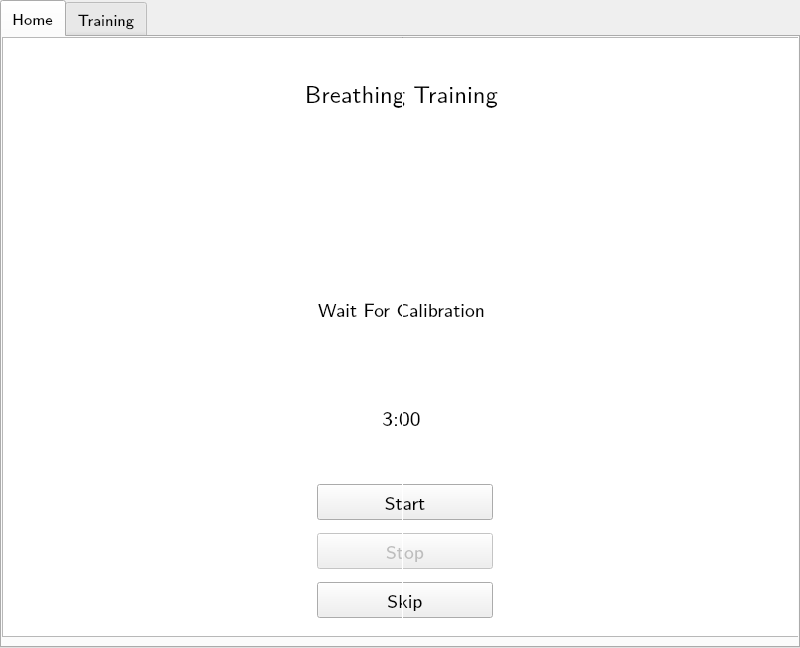
<?xml version="1.0" encoding="UTF-8"?>
<ui version="4.0">
 <class>TabWidget</class>
 <widget class="QTabWidget" name="TabWidget">
  <property name="enabled">
   <bool>true</bool>
  </property>
  <property name="geometry">
   <rect>
    <x>0</x>
    <y>0</y>
    <width>800</width>
    <height>648</height>
   </rect>
  </property>
  <property name="minimumSize">
   <size>
    <width>800</width>
    <height>600</height>
   </size>
  </property>
  <property name="maximumSize">
   <size>
    <width>804</width>
    <height>648</height>
   </size>
  </property>
  <property name="font">
   <font>
    <family>Latin Modern Sans</family>
    <pointsize>12</pointsize>
    <weight>50</weight>
    <bold>false</bold>
   </font>
  </property>
  <property name="windowTitle">
   <string>Breathing Trainer</string>
  </property>
  <property name="windowIcon">
   <iconset>
    <normaloff>Swimming_Trainer_16.png</normaloff>Swimming_Trainer_16.png</iconset>
  </property>
  <property name="tabPosition">
   <enum>QTabWidget::North</enum>
  </property>
  <property name="tabShape">
   <enum>QTabWidget::Rounded</enum>
  </property>
  <property name="currentIndex">
   <number>0</number>
  </property>
  <widget class="QWidget" name="tab1">
   <property name="minimumSize">
    <size>
     <width>800</width>
     <height>600</height>
    </size>
   </property>
   <property name="maximumSize">
    <size>
     <width>800</width>
     <height>600</height>
    </size>
   </property>
   <property name="font">
    <font>
     <weight>50</weight>
     <bold>false</bold>
    </font>
   </property>
   <attribute name="icon">
    <iconset>
     <normaloff>Home_Icon_Silhouette_16.png</normaloff>Home_Icon_Silhouette_16.png</iconset>
   </attribute>
   <attribute name="title">
    <string>Home</string>
   </attribute>
   <widget class="QGraphicsView" name="graphicsView_2">
    <property name="geometry">
     <rect>
      <x>0</x>
      <y>0</y>
      <width>800</width>
      <height>600</height>
     </rect>
    </property>
    <property name="backgroundBrush">
     <brush brushstyle="SolidPattern">
      <color alpha="255">
       <red>133</red>
       <green>255</green>
       <blue>119</blue>
      </color>
     </brush>
    </property>
   </widget>
   <widget class="QWidget" name="layoutWidget">
    <property name="geometry">
     <rect>
      <x>315</x>
      <y>440</y>
      <width>176</width>
      <height>149</height>
     </rect>
    </property>
    <layout class="QGridLayout" name="gridLayout_2">
     <item row="0" column="0">
      <widget class="QPushButton" name="startHome">
       <property name="font">
        <font>
         <family>Latin Modern Sans</family>
         <pointsize>14</pointsize>
        </font>
       </property>
       <property name="text">
        <string>Start</string>
       </property>
      </widget>
     </item>
     <item row="2" column="0">
      <widget class="QPushButton" name="skipHome">
       <property name="font">
        <font>
         <family>Latin Modern Sans</family>
         <pointsize>14</pointsize>
        </font>
       </property>
       <property name="text">
        <string>Skip</string>
       </property>
      </widget>
     </item>
     <item row="1" column="0">
      <widget class="QPushButton" name="stopHome">
       <property name="enabled">
        <bool>false</bool>
       </property>
       <property name="font">
        <font>
         <pointsize>14</pointsize>
        </font>
       </property>
       <property name="text">
        <string>Stop</string>
       </property>
      </widget>
     </item>
    </layout>
   </widget>
   <widget class="QWidget" name="layoutWidget">
    <property name="geometry">
     <rect>
      <x>190</x>
      <y>5</y>
      <width>419</width>
      <height>426</height>
     </rect>
    </property>
    <layout class="QGridLayout" name="gridLayout">
     <item row="0" column="0">
      <widget class="QLabel" name="label_2">
       <property name="font">
        <font>
         <family>Latin Modern Sans</family>
         <pointsize>18</pointsize>
        </font>
       </property>
       <property name="text">
        <string>Breathing Training</string>
       </property>
       <property name="alignment">
        <set>Qt::AlignCenter</set>
       </property>
      </widget>
     </item>
     <item row="1" column="0">
      <widget class="QLabel" name="respirar">
       <property name="text">
        <string/>
       </property>
       <property name="pixmap">
        <pixmap>diaphragmatic_breathing.png</pixmap>
       </property>
       <property name="scaledContents">
        <bool>true</bool>
       </property>
       <property name="wordWrap">
        <bool>true</bool>
       </property>
      </widget>
     </item>
     <item row="2" column="0">
      <widget class="QLabel" name="label_4">
       <property name="font">
        <font>
         <family>Latin Modern Sans</family>
         <pointsize>14</pointsize>
        </font>
       </property>
       <property name="text">
        <string>Wait For Calibration</string>
       </property>
       <property name="alignment">
        <set>Qt::AlignCenter</set>
       </property>
      </widget>
     </item>
     <item row="3" column="0">
      <widget class="QLabel" name="temporizador1">
       <property name="font">
        <font>
         <family>Latin Modern Sans</family>
         <pointsize>16</pointsize>
        </font>
       </property>
       <property name="text">
        <string>3:00</string>
       </property>
       <property name="alignment">
        <set>Qt::AlignCenter</set>
       </property>
      </widget>
     </item>
    </layout>
   </widget>
   <widget class="Line" name="line">
    <property name="geometry">
     <rect>
      <x>400</x>
      <y>0</y>
      <width>1</width>
      <height>600</height>
     </rect>
    </property>
    <property name="orientation">
     <enum>Qt::Vertical</enum>
    </property>
   </widget>
  </widget>
  <widget class="QWidget" name="tab2">
   <property name="enabled">
    <bool>false</bool>
   </property>
   <property name="minimumSize">
    <size>
     <width>800</width>
     <height>600</height>
    </size>
   </property>
   <property name="maximumSize">
    <size>
     <width>800</width>
     <height>600</height>
    </size>
   </property>
   <attribute name="icon">
    <iconset>
     <normaloff>Dumbbell_training_16.png</normaloff>Dumbbell_training_16.png</iconset>
   </attribute>
   <attribute name="title">
    <string>Training</string>
   </attribute>
   <widget class="QGraphicsView" name="graphicsView">
    <property name="geometry">
     <rect>
      <x>0</x>
      <y>0</y>
      <width>800</width>
      <height>600</height>
     </rect>
    </property>
    <property name="frameShape">
     <enum>QFrame::StyledPanel</enum>
    </property>
    <property name="frameShadow">
     <enum>QFrame::Sunken</enum>
    </property>
    <property name="verticalScrollBarPolicy">
     <enum>Qt::ScrollBarAlwaysOff</enum>
    </property>
    <property name="horizontalScrollBarPolicy">
     <enum>Qt::ScrollBarAlwaysOff</enum>
    </property>
    <property name="backgroundBrush">
     <brush brushstyle="SolidPattern">
      <color alpha="255">
       <red>15</red>
       <green>161</green>
       <blue>239</blue>
      </color>
     </brush>
    </property>
    <property name="interactive">
     <bool>true</bool>
    </property>
    <property name="cacheMode">
     <set>QGraphicsView::CacheNone</set>
    </property>
    <property name="transformationAnchor">
     <enum>QGraphicsView::AnchorViewCenter</enum>
    </property>
    <property name="resizeAnchor">
     <enum>QGraphicsView::AnchorViewCenter</enum>
    </property>
   </widget>
   <widget class="QWidget" name="layoutWidget">
    <property name="geometry">
     <rect>
      <x>290</x>
      <y>480</y>
      <width>226</width>
      <height>47</height>
     </rect>
    </property>
    <layout class="QGridLayout" name="gridLayout_3">
     <item row="0" column="0">
      <widget class="QPushButton" name="start">
       <property name="font">
        <font>
         <family>Latin Modern Sans</family>
         <pointsize>14</pointsize>
        </font>
       </property>
       <property name="text">
        <string>Start</string>
       </property>
      </widget>
     </item>
     <item row="0" column="1">
      <widget class="QPushButton" name="stop">
       <property name="font">
        <font>
         <family>Latin Modern Sans</family>
         <pointsize>14</pointsize>
        </font>
       </property>
       <property name="text">
        <string>Stop</string>
       </property>
      </widget>
     </item>
    </layout>
   </widget>
   <widget class="QWidget" name="layoutWidget">
    <property name="geometry">
     <rect>
      <x>325</x>
      <y>360</y>
      <width>156</width>
      <height>88</height>
     </rect>
    </property>
    <layout class="QGridLayout" name="gridLayout_4">
     <item row="0" column="0">
      <widget class="QLabel" name="label">
       <property name="font">
        <font>
         <family>Latin Modern Sans</family>
         <pointsize>16</pointsize>
        </font>
       </property>
       <property name="text">
        <string>IN</string>
       </property>
       <property name="alignment">
        <set>Qt::AlignCenter</set>
       </property>
      </widget>
     </item>
     <item row="1" column="0">
      <widget class="QLabel" name="temporizador2">
       <property name="font">
        <font>
         <pointsize>16</pointsize>
        </font>
       </property>
       <property name="text">
        <string>5:00</string>
       </property>
       <property name="alignment">
        <set>Qt::AlignCenter</set>
       </property>
      </widget>
     </item>
    </layout>
    <zorder>temporizador2</zorder>
    <zorder>label</zorder>
   </widget>
   <widget class="Line" name="line_2">
    <property name="geometry">
     <rect>
      <x>400</x>
      <y>0</y>
      <width>1</width>
      <height>600</height>
     </rect>
    </property>
    <property name="orientation">
     <enum>Qt::Vertical</enum>
    </property>
   </widget>
  </widget>
 </widget>
 <resources/>
 <connections/>
</ui>
